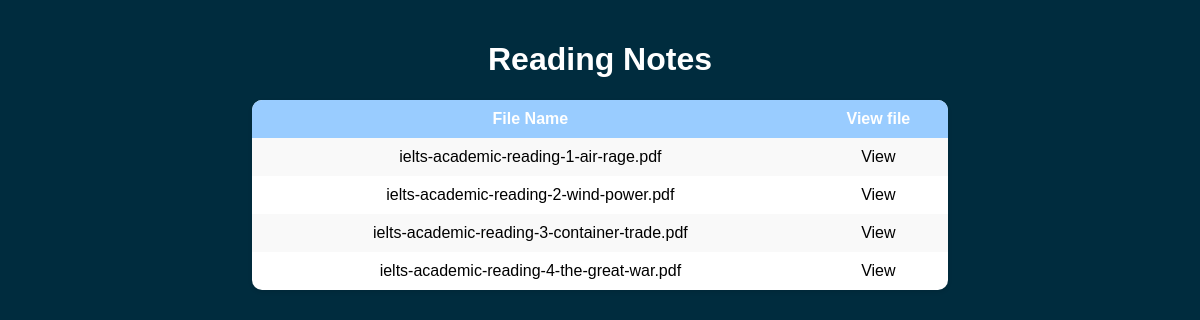
/reading.php, run on the app's committed database.
### tables this page shows
CREATE TABLE IF NOT EXISTS `reading` (
  `id` int(11) NOT NULL AUTO_INCREMENT,
  `file_name` varchar(255) DEFAULT NULL,
  `file_path` varchar(255) DEFAULT NULL,
  PRIMARY KEY (`id`)
);

### reading.php (the view, shortened to what this page needs)
<!DOCTYPE html>
<html lang="en">
<head>
    </head>
    <body>
        <h1> Reading Notes</h1>
        <table>
            <tr>
                <th>File Name</th>
                <th>View file</th>
            </tr>
            <?php
                $servername = "localhost";
                $username = "root";
                $password = "";
                $dbname = "exam_ninja";
                $conn = new mysqli($servername, $username, $password, $dbname);
                $sql = "SELECT id, file_name, file_path FROM reading";
                $result = $conn->query($sql);
                if ($result->num_rows > 0) {
                    while($row = $result->fetch_assoc()) {
                        echo "<tr>";
                        echo "<td>" . $row["file_name"] . "</td>";
                        echo "<td><a href='" . $row["file_path"] . "' target='_blank'>View</a></td>";
                        echo "</tr>";
                    }
                } else {
                    echo "<tr><td colspan='3'>No files uploaded</td></tr>";
                }
            ?>
        </table>
    </body>
    </html>

### reading.php (style rules this page uses)
body { font-family: Arial, sans-serif; margin: 0; padding: 20px; background-color: #002c3e; }
h1 { text-align: center; color: white; }
table { border-collapse: collapse; width: 60%; margin: 0 auto; background-color: #fff; box-shadow: 0 2px 4px rgba(0, 0, 0, 0.1); border-radius: 10px; overflow: hidden; }
th { text-align: center; padding: 10px; }
td { color:black; text-align: center; padding: 10px; }
th { background-color: #99CCFF; font-weight: bold; color: white; }
tr:nth-child(even) { background-color: #f9f9f9; }
td a { color: black; text-decoration: none; }

### data on the page
reading: file_name "ielts-academic-reading-1-air-rage.pdf"
reading: file_name "ielts-academic-reading-2-wind-power.pdf"
reading: file_name "ielts-academic-reading-3-container-trade.pdf"
reading: file_name "ielts-academic-reading-4-the-great-war.pdf"
